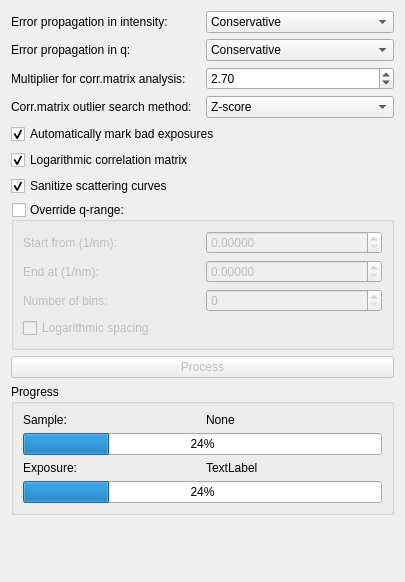
<?xml version="1.0" encoding="UTF-8"?>
<ui version="4.0">
 <class>Form</class>
 <widget class="QWidget" name="Form">
  <property name="geometry">
   <rect>
    <x>0</x>
    <y>0</y>
    <width>405</width>
    <height>582</height>
   </rect>
  </property>
  <property name="windowTitle">
   <string>Form</string>
  </property>
  <layout class="QGridLayout" name="gridLayout">
   <item row="3" column="0">
    <widget class="QLabel" name="label_26">
     <property name="text">
      <string>Corr.matrix outlier search method:</string>
     </property>
    </widget>
   </item>
   <item row="1" column="1">
    <widget class="QComboBox" name="abscissaErrorPropagationComboBox">
     <property name="currentIndex">
      <number>3</number>
     </property>
     <item>
      <property name="text">
       <string>Independent</string>
      </property>
     </item>
     <item>
      <property name="text">
       <string>Linear</string>
      </property>
     </item>
     <item>
      <property name="text">
       <string>Squared</string>
      </property>
     </item>
     <item>
      <property name="text">
       <string>Conservative</string>
      </property>
     </item>
    </widget>
   </item>
   <item row="1" column="0">
    <widget class="QLabel" name="label_6">
     <property name="text">
      <string>Error propagation in q:</string>
     </property>
     <property name="buddy">
      <cstring>abscissaErrorPropagationComboBox</cstring>
     </property>
    </widget>
   </item>
   <item row="6" column="0" colspan="2">
    <widget class="QCheckBox" name="sanitizeCurvesCheckBox">
     <property name="text">
      <string>Sanitize scattering curves</string>
     </property>
     <property name="checked">
      <bool>true</bool>
     </property>
    </widget>
   </item>
   <item row="8" column="0" colspan="2">
    <widget class="QPushButton" name="processPushButton">
     <property name="enabled">
      <bool>false</bool>
     </property>
     <property name="sizePolicy">
      <sizepolicy hsizetype="Expanding" vsizetype="Fixed">
       <horstretch>0</horstretch>
       <verstretch>0</verstretch>
      </sizepolicy>
     </property>
     <property name="text">
      <string>Process</string>
     </property>
     <property name="icon">
      <iconset theme="system-run">
       <normaloff>../../../../../../</normaloff>../../../../../../</iconset>
     </property>
    </widget>
   </item>
   <item row="2" column="1">
    <widget class="QDoubleSpinBox" name="stdMultiplierDoubleSpinBox">
     <property name="value">
      <double>2.700000000000000</double>
     </property>
    </widget>
   </item>
   <item row="5" column="0" colspan="2">
    <widget class="QCheckBox" name="logarithmicCorrelMatrixCheckBox">
     <property name="text">
      <string>Logarithmic correlation matrix</string>
     </property>
     <property name="checked">
      <bool>true</bool>
     </property>
    </widget>
   </item>
   <item row="3" column="1">
    <widget class="QComboBox" name="corrmatOutlierMethodComboBox">
     <item>
      <property name="text">
       <string>Z-score</string>
      </property>
     </item>
     <item>
      <property name="text">
       <string>Modified Z-score</string>
      </property>
     </item>
     <item>
      <property name="text">
       <string>Interquartile Range</string>
      </property>
     </item>
    </widget>
   </item>
   <item row="0" column="0">
    <widget class="QLabel" name="label_5">
     <property name="text">
      <string>Error propagation in intensity:</string>
     </property>
     <property name="buddy">
      <cstring>errorPropagationComboBox</cstring>
     </property>
    </widget>
   </item>
   <item row="9" column="0" colspan="2">
    <widget class="QGroupBox" name="progressGroupBox">
     <property name="sizePolicy">
      <sizepolicy hsizetype="MinimumExpanding" vsizetype="Preferred">
       <horstretch>0</horstretch>
       <verstretch>0</verstretch>
      </sizepolicy>
     </property>
     <property name="title">
      <string>Progress</string>
     </property>
     <layout class="QGridLayout" name="gridLayout_2">
      <item row="4" column="0" colspan="2">
       <widget class="QProgressBar" name="progressBar2">
        <property name="value">
         <number>24</number>
        </property>
       </widget>
      </item>
      <item row="1" column="0">
       <widget class="QLabel" name="progressbar1TitleLabel">
        <property name="text">
         <string>Sample:</string>
        </property>
       </widget>
      </item>
      <item row="3" column="1">
       <widget class="QLabel" name="progressbar2StatusLabel">
        <property name="text">
         <string>TextLabel</string>
        </property>
       </widget>
      </item>
      <item row="2" column="0" colspan="2">
       <widget class="QProgressBar" name="progressBar1">
        <property name="value">
         <number>24</number>
        </property>
       </widget>
      </item>
      <item row="3" column="0">
       <widget class="QLabel" name="progressbar2TitleLabel">
        <property name="text">
         <string>Exposure:</string>
        </property>
       </widget>
      </item>
      <item row="1" column="1">
       <widget class="QLabel" name="progressbar1StatusLabel">
        <property name="text">
         <string>None</string>
        </property>
       </widget>
      </item>
     </layout>
    </widget>
   </item>
   <item row="7" column="0" colspan="2">
    <widget class="QGroupBox" name="qRangeOverrideGroupBox">
     <property name="title">
      <string>Override q-range:</string>
     </property>
     <property name="checkable">
      <bool>true</bool>
     </property>
     <property name="checked">
      <bool>false</bool>
     </property>
     <layout class="QGridLayout" name="gridLayout_9">
      <item row="1" column="0">
       <widget class="QLabel" name="label_19">
        <property name="text">
         <string>End at (1/nm):</string>
        </property>
       </widget>
      </item>
      <item row="2" column="0">
       <widget class="QLabel" name="label_20">
        <property name="text">
         <string>Number of bins:</string>
        </property>
       </widget>
      </item>
      <item row="0" column="0">
       <widget class="QLabel" name="label_18">
        <property name="text">
         <string>Start from (1/nm):</string>
        </property>
       </widget>
      </item>
      <item row="0" column="1">
       <widget class="QDoubleSpinBox" name="qMinDoubleSpinBox">
        <property name="decimals">
         <number>5</number>
        </property>
       </widget>
      </item>
      <item row="1" column="1">
       <widget class="QDoubleSpinBox" name="qMaxDoubleSpinBox">
        <property name="decimals">
         <number>5</number>
        </property>
       </widget>
      </item>
      <item row="2" column="1">
       <widget class="QSpinBox" name="qBinCountSpinBox">
        <property name="maximum">
         <number>1000000</number>
        </property>
       </widget>
      </item>
      <item row="3" column="0" colspan="2">
       <widget class="QCheckBox" name="logarithmicQCheckBox">
        <property name="text">
         <string>Logarithmic spacing</string>
        </property>
        <property name="checked">
         <bool>false</bool>
        </property>
       </widget>
      </item>
     </layout>
    </widget>
   </item>
   <item row="0" column="1">
    <widget class="QComboBox" name="errorPropagationComboBox">
     <property name="currentIndex">
      <number>3</number>
     </property>
     <item>
      <property name="text">
       <string>Weighted</string>
      </property>
     </item>
     <item>
      <property name="text">
       <string>Average of errors</string>
      </property>
     </item>
     <item>
      <property name="text">
       <string>Squared (Gaussian)</string>
      </property>
     </item>
     <item>
      <property name="text">
       <string>Conservative</string>
      </property>
     </item>
    </widget>
   </item>
   <item row="2" column="0">
    <widget class="QLabel" name="label_7">
     <property name="text">
      <string>Multiplier for corr.matrix analysis:</string>
     </property>
     <property name="buddy">
      <cstring>stdMultiplierDoubleSpinBox</cstring>
     </property>
    </widget>
   </item>
   <item row="4" column="0" colspan="2">
    <widget class="QCheckBox" name="autoMarkBadExposuresCheckBox">
     <property name="text">
      <string>Automatically mark bad exposures</string>
     </property>
     <property name="checked">
      <bool>true</bool>
     </property>
    </widget>
   </item>
   <item row="10" column="0" colspan="2">
    <spacer name="verticalSpacer">
     <property name="orientation">
      <enum>Qt::Vertical</enum>
     </property>
     <property name="sizeHint" stdset="0">
      <size>
       <width>0</width>
       <height>0</height>
      </size>
     </property>
    </spacer>
   </item>
  </layout>
 </widget>
 <tabstops>
  <tabstop>errorPropagationComboBox</tabstop>
  <tabstop>abscissaErrorPropagationComboBox</tabstop>
  <tabstop>stdMultiplierDoubleSpinBox</tabstop>
  <tabstop>corrmatOutlierMethodComboBox</tabstop>
  <tabstop>autoMarkBadExposuresCheckBox</tabstop>
  <tabstop>logarithmicCorrelMatrixCheckBox</tabstop>
  <tabstop>sanitizeCurvesCheckBox</tabstop>
  <tabstop>qRangeOverrideGroupBox</tabstop>
  <tabstop>qMinDoubleSpinBox</tabstop>
  <tabstop>qMaxDoubleSpinBox</tabstop>
  <tabstop>qBinCountSpinBox</tabstop>
  <tabstop>logarithmicQCheckBox</tabstop>
  <tabstop>processPushButton</tabstop>
 </tabstops>
 <resources/>
 <connections/>
</ui>
